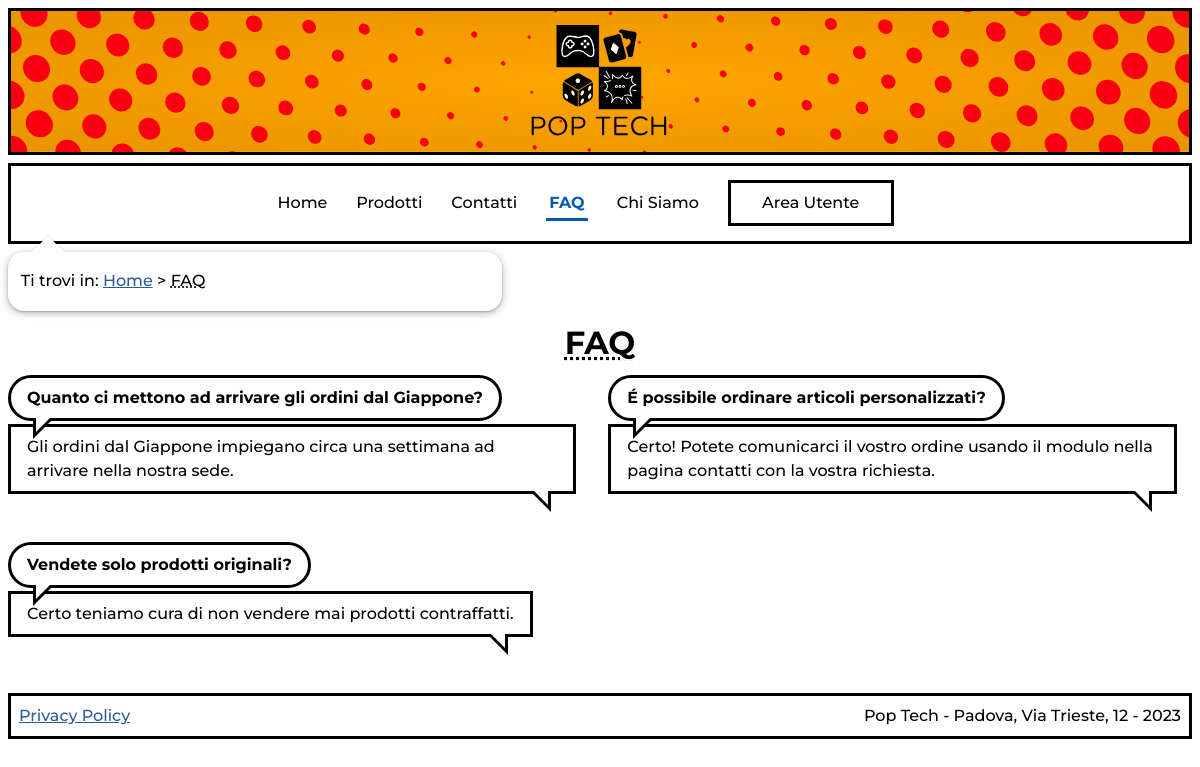
/FAQ.php, run on the app's committed database.
### tables this page shows
CREATE TABLE `faq` (
  `ID` int(10) UNSIGNED NOT NULL,
  `domanda` text NOT NULL,
  `risposta` text NOT NULL
);

### includes/connection.php (called while the page is built, shortened)
<?php
class DBAccess{
    private $connection;
    public function open_connection(){
        $this->connection = mysqli_connect(DBAccess::HOST_DB, DBAccess::USERNAME, DBAccess::PASSWORD, DBAccess::DATABASE_NAME);
        if(mysqli_connect_errno()) {
            echo "Errore di connessione al database: " . mysqli_connect_error();
            return false;
        }
        else{
            return true;
        }
    }
    public function exec_select_query($query){
        $res = mysqli_query($this->connection, $query) or die("Errore DB: ".mysqli_error($this->connection));
        if(mysqli_num_rows($res)==0){
            return array();
        }else{
            $resArray = array();
            while($row = mysqli_fetch_assoc($res)){
                array_push($resArray,$row);
            }
            return $resArray;
        }
    }
}
?>

### FAQ.php (the view, shortened to what this page needs)
<?php
    require_once "includes/connection.php";
    require_once "includes/utilities.php";
    $template = file_get_contents('layouts/layout.html');
    $pageID = 'FAQ';
    $title = "FAQ - Pop Tech";
    $breadcrumbs = '<p>Ti trovi in: <a href="index.php" lang="en">Home</a> &gt; <abbr title="Frequently Asked Questions" lang="en">FAQ</abbr></p> ';
    $content = '<h1><abbr title="Frequently Asked Questions" lang="en">FAQ</abbr></h1>';
    $connection = new DBAccess;
    $content .= '<div class="faqRow">';
    if ($connection->open_connection()) {
        $faqs = $connection->exec_select_query('SELECT id, domanda, risposta FROM faq;');
        foreach($faqs as $faq){
            $content .= '<details open="">
                    <summary class="comic_box">'.parse_lang($faq['domanda']).'</summary>
                    <p class="comic_box2">'.parse_lang($faq['risposta']).'</p>
            </details>';
        }
        $content .= "</div>";
    }else{
        $title = "FAQ - Pop Tech";
        $breadcrumbs = '<p>Ti trovi in: <a href="index.php" lang="en">Home</a> &gt; <abbr title="Frequently Asked Questions" lang="en">FAQ</abbr></p> ';
        $content = '<h1><abbr title="Frequently Asked Questions" lang="en">FAQ</abbr></h1>';
        $content .= getDBConnectionError();
    }
    $menu = get_menu();
    $template = str_replace('{{menu}}',$menu,$template);
    echo replace_in_page($template,$title,$pageID,$breadcrumbs,'keywords','description',$content,'addScrollEventListener()');
?>

### styles/tablet.css (style rules this page uses)
:root { --chiSiamoGrad1Stop1: #FDC708; --chiSiamoGrad1Stop2: #FFF5D1; --contattiGrad1Stop1: #55BEF9; --contattiGrad1Stop2: #DCF1FD; --contattiGrad2Stop1: #FFF494; --contattiGrad2Stop2: #FFC671; --bordercolor: #000; }
.faqRow details { flex:100% 0 0; margin-bottom: 2em; }

### styles/mobile.css (style rules this page uses)
:root { --chiSiamoGrad1Stop1: #FDC708; --chiSiamoGrad1Stop2: #FFF5D1; --contattiGrad1Stop1: #55BEF9; --contattiGrad1Stop2: #DCF1FD; --contattiGrad2Stop1: #FFC671; --contattiGrad2Stop2: #FFF27F; --bordercolor: #000; }
header#header h1 { background-position: left; margin-left: 0.1em; font-size: 5em; }
nav#menu { opacity: 0; margin: 0; max-height: 1px; overflow-y: hidden; text-align: center; transition: opacity 0.5s ease-out; }
nav#breadcrumbs { max-width: 100%; margin: 0em 0.5em; }
main#content { margin: 0.5em; padding: 0em; }
main#content h1 { margin: 0.0em; line-height: 1.2; }
.faqRow details { flex:100% 0 0; }

### styles/print.css (style rules this page uses)
html,body { font-size: 12pt; line-height: 1.5em; }
body { margin: auto; font-family: "Times New Roman", serif; }
a:not([href*="#"]):not([href*="http"]):after { content: " ( http://tecweb.studenti.math.unipd.it/gmoretto/" attr(href) " )"; }
header#header h1 { height: 3cm; width: auto; content: url(../images/logo.svg); margin-left: auto; margin-right: auto; }
footer { margin-top: 0.5cm; text-align: center; }
footer a { display: none; }
#menu { display: none; }
#FAQ summary { font-weight: bold; }

### data on the page
faq: domanda "Quanto ci mettono ad arrivare gli ordini dal Giappone?", risposta "Gli ordini dal Giappone impiegano circa una settimana ad arrivare nella nostra sede."
faq: domanda "É possibile ordinare articoli personalizzati?", risposta "Certo! Potete comunicarci il vostro ordine usando il modulo nella pagina contatti con la vostra richiesta."
faq: domanda "Vendete solo prodotti originali?", risposta "Certo teniamo cura di non vendere mai prodotti contraffatti."

### other printed values
$names[$i] "Home"
$names[$i] "Prodotti"
$names[$i] "Contatti"
$names[$i] "FAQ"
$names[$i] "Chi Siamo"
